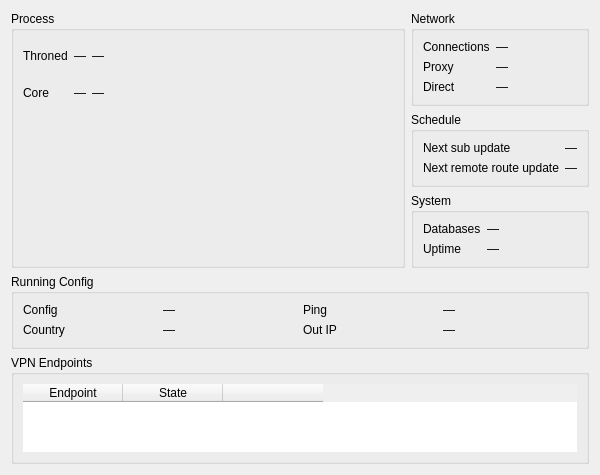
<?xml version="1.0" encoding="UTF-8"?>
<ui version="4.0">
 <class>DialogRuntimeStats</class>
 <widget class="QDialog" name="DialogRuntimeStats">
  <property name="geometry">
   <rect>
    <x>0</x>
    <y>0</y>
    <width>600</width>
    <height>470</height>
   </rect>
  </property>
  <property name="windowTitle">
   <string>Runtime Statistics</string>
  </property>
  <layout class="QGridLayout" name="rootGrid">
   <item row="0" column="0" rowspan="3">
    <widget class="QGroupBox" name="groupProcess">
     <property name="title">
      <string>Process</string>
     </property>
     <layout class="QVBoxLayout" name="processLayout">
      <item>
       <layout class="QGridLayout" name="tableGrid">
        <item row="0" column="0">
         <widget class="QLabel" name="labelThroneName">
          <property name="text">
           <string notr="true">Throned</string>
          </property>
         </widget>
        </item>
        <item row="0" column="1">
         <widget class="QLabel" name="vThroneCpu">
          <property name="text">
           <string notr="true">—</string>
          </property>
          <property name="alignment">
           <set>Qt::AlignmentFlag::AlignRight|Qt::AlignmentFlag::AlignTrailing|Qt::AlignmentFlag::AlignVCenter</set>
          </property>
         </widget>
        </item>
        <item row="0" column="2">
         <widget class="QLabel" name="vThroneRam">
          <property name="text">
           <string notr="true">—</string>
          </property>
          <property name="alignment">
           <set>Qt::AlignmentFlag::AlignRight|Qt::AlignmentFlag::AlignTrailing|Qt::AlignmentFlag::AlignVCenter</set>
          </property>
         </widget>
        </item>
        <item row="1" column="0">
         <widget class="QLabel" name="labelCoreName">
          <property name="text">
           <string>Core</string>
          </property>
         </widget>
        </item>
        <item row="1" column="1">
         <widget class="QLabel" name="vCoreCpu">
          <property name="text">
           <string notr="true">—</string>
          </property>
          <property name="alignment">
           <set>Qt::AlignmentFlag::AlignRight|Qt::AlignmentFlag::AlignTrailing|Qt::AlignmentFlag::AlignVCenter</set>
          </property>
         </widget>
        </item>
        <item row="1" column="2">
         <widget class="QLabel" name="vCoreRam">
          <property name="text">
           <string notr="true">—</string>
          </property>
          <property name="alignment">
           <set>Qt::AlignmentFlag::AlignRight|Qt::AlignmentFlag::AlignTrailing|Qt::AlignmentFlag::AlignVCenter</set>
          </property>
         </widget>
        </item>
        <item row="0" column="3" rowspan="2">
         <spacer name="tableSpacer">
          <property name="orientation">
           <enum>Qt::Orientation::Horizontal</enum>
          </property>
          <property name="sizeHint" stdset="0">
           <size>
            <width>12</width>
            <height>0</height>
           </size>
          </property>
         </spacer>
        </item>
       </layout>
      </item>
      <item>
       <widget class="MiniChartWidget" name="cpuChart" native="true"/>
      </item>
      <item>
       <widget class="MiniChartWidget" name="ramChart" native="true"/>
      </item>
     </layout>
    </widget>
   </item>
   <item row="0" column="1">
    <widget class="QGroupBox" name="groupNetwork">
     <property name="title">
      <string>Network</string>
     </property>
     <layout class="QFormLayout" name="formNetwork">
      <item row="0" column="0">
       <widget class="QLabel" name="labelConns">
        <property name="text">
         <string>Connections</string>
        </property>
       </widget>
      </item>
      <item row="0" column="1">
       <widget class="QLabel" name="vConns">
        <property name="text">
         <string notr="true">—</string>
        </property>
       </widget>
      </item>
      <item row="1" column="0">
       <widget class="QLabel" name="labelSpeedProxy">
        <property name="text">
         <string>Proxy</string>
        </property>
       </widget>
      </item>
      <item row="1" column="1">
       <widget class="QLabel" name="vSpeedProxy">
        <property name="text">
         <string notr="true">—</string>
        </property>
       </widget>
      </item>
      <item row="2" column="0">
       <widget class="QLabel" name="labelSpeedDirect">
        <property name="text">
         <string>Direct</string>
        </property>
       </widget>
      </item>
      <item row="2" column="1">
       <widget class="QLabel" name="vSpeedDirect">
        <property name="text">
         <string notr="true">—</string>
        </property>
       </widget>
      </item>
     </layout>
    </widget>
   </item>
   <item row="1" column="1">
    <widget class="QGroupBox" name="groupSchedule">
     <property name="title">
      <string>Schedule</string>
     </property>
     <layout class="QFormLayout" name="formSchedule">
      <item row="0" column="0">
       <widget class="QLabel" name="labelSubUpdate">
        <property name="text">
         <string>Next sub update</string>
        </property>
       </widget>
      </item>
      <item row="0" column="1">
       <widget class="QLabel" name="vSubUpdate">
        <property name="text">
         <string notr="true">—</string>
        </property>
       </widget>
      </item>
      <item row="1" column="0">
       <widget class="QLabel" name="labelRouteUpdate">
        <property name="text">
         <string>Next remote route update</string>
        </property>
       </widget>
      </item>
      <item row="1" column="1">
       <widget class="QLabel" name="vRouteUpdate">
        <property name="text">
         <string notr="true">—</string>
        </property>
       </widget>
      </item>
     </layout>
    </widget>
   </item>
   <item row="2" column="1">
    <widget class="QGroupBox" name="groupSystem">
     <property name="title">
      <string>System</string>
     </property>
     <layout class="QFormLayout" name="formSystem">
      <item row="0" column="0">
       <widget class="QLabel" name="labelDbSize">
        <property name="text">
         <string>Databases</string>
        </property>
       </widget>
      </item>
      <item row="0" column="1">
       <widget class="QLabel" name="vDbSize">
        <property name="text">
         <string notr="true">—</string>
        </property>
       </widget>
      </item>
      <item row="1" column="0">
       <widget class="QLabel" name="labelUptime">
        <property name="text">
         <string>Uptime</string>
        </property>
       </widget>
      </item>
      <item row="1" column="1">
       <widget class="QLabel" name="vUptime">
        <property name="text">
         <string notr="true">—</string>
        </property>
       </widget>
      </item>
     </layout>
    </widget>
   </item>
   <item row="3" column="0" colspan="2">
    <widget class="QGroupBox" name="groupRunning">
     <property name="title">
      <string>Running Config</string>
     </property>
     <layout class="QGridLayout" name="formRunning">
      <item row="3" column="1">
       <widget class="QLabel" name="vCountry">
        <property name="text">
         <string notr="true">—</string>
        </property>
       </widget>
      </item>
      <item row="3" column="0">
       <widget class="QLabel" name="labelCountry">
        <property name="text">
         <string>Country</string>
        </property>
       </widget>
      </item>
      <item row="2" column="1">
       <widget class="QLabel" name="vCfgName">
        <property name="text">
         <string notr="true">—</string>
        </property>
       </widget>
      </item>
      <item row="2" column="0">
       <widget class="QLabel" name="labelCfgName">
        <property name="text">
         <string>Config</string>
        </property>
       </widget>
      </item>
      <item row="3" column="2">
       <widget class="QLabel" name="labelOutIp">
        <property name="text">
         <string>Out IP</string>
        </property>
       </widget>
      </item>
      <item row="3" column="3">
       <widget class="QLabel" name="vOutIp">
        <property name="text">
         <string notr="true">—</string>
        </property>
        <property name="textInteractionFlags">
         <set>Qt::TextInteractionFlag::TextSelectableByMouse</set>
        </property>
       </widget>
      </item>
      <item row="2" column="3">
       <widget class="QLabel" name="vPing">
        <property name="text">
         <string notr="true">—</string>
        </property>
       </widget>
      </item>
      <item row="2" column="2">
       <widget class="QLabel" name="labelPing">
        <property name="text">
         <string>Ping</string>
        </property>
       </widget>
      </item>
     </layout>
    </widget>
   </item>
   <item row="4" column="0" colspan="2">
    <widget class="QGroupBox" name="groupEndpoints">
     <property name="title">
      <string>VPN Endpoints</string>
     </property>
     <layout class="QVBoxLayout" name="endpointsLayout">
      <property name="spacing">
       <number>4</number>
      </property>
      <item>
       <widget class="QTableWidget" name="endpointsTable">
        <property name="frameShape">
         <enum>QFrame::Shape::NoFrame</enum>
        </property>
        <property name="alternatingRowColors">
         <bool>true</bool>
        </property>
        <property name="showGrid">
         <bool>false</bool>
        </property>
        <property name="wordWrap">
         <bool>false</bool>
        </property>
        <column>
         <property name="text">
          <string>Endpoint</string>
         </property>
        </column>
        <column>
         <property name="text">
          <string>State</string>
         </property>
        </column>
        <column>
         <property name="text">
          <string/>
         </property>
        </column>
       </widget>
      </item>
      <item>
       <layout class="QHBoxLayout" name="endpointsButtons">
       </layout>
      </item>
     </layout>
    </widget>
   </item>
  </layout>
 </widget>
 <customwidgets>
  <customwidget>
   <class>MiniChartWidget</class>
   <extends>QWidget</extends>
   <header>include/ui/stats/MiniChartWidget.h</header>
   <container>1</container>
  </customwidget>
 </customwidgets>
 <resources/>
 <connections/>
</ui>
